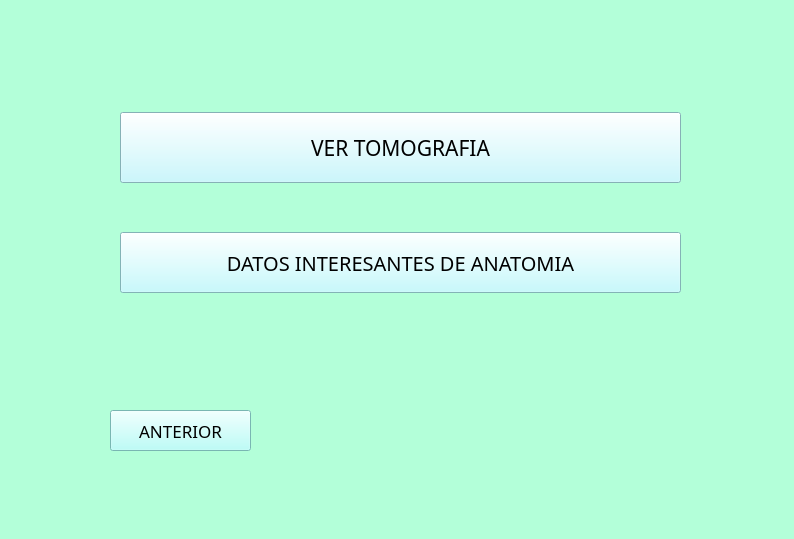
<?xml version="1.0" encoding="UTF-8"?>
<ui version="4.0">
 <class>MainWindow</class>
 <widget class="QMainWindow" name="MainWindow">
  <property name="geometry">
   <rect>
    <x>0</x>
    <y>0</y>
    <width>794</width>
    <height>539</height>
   </rect>
  </property>
  <property name="windowTitle">
   <string>MainWindow</string>
  </property>
  <property name="styleSheet">
   <string notr="true">background-color: rgb(179, 255, 217);</string>
  </property>
  <widget class="QWidget" name="centralwidget">
   <widget class="QPushButton" name="pushButton">
    <property name="geometry">
     <rect>
      <x>120</x>
      <y>112</y>
      <width>561</width>
      <height>71</height>
     </rect>
    </property>
    <property name="font">
     <font>
      <family>Yu Gothic UI Semilight</family>
      <pointsize>16</pointsize>
     </font>
    </property>
    <property name="styleSheet">
     <string notr="true">background-color: rgb(188, 248, 255);</string>
    </property>
    <property name="text">
     <string>VER TOMOGRAFIA</string>
    </property>
   </widget>
   <widget class="QPushButton" name="pushButton_2">
    <property name="geometry">
     <rect>
      <x>120</x>
      <y>232</y>
      <width>561</width>
      <height>61</height>
     </rect>
    </property>
    <property name="font">
     <font>
      <family>Yu Gothic UI Semilight</family>
      <pointsize>15</pointsize>
     </font>
    </property>
    <property name="styleSheet">
     <string notr="true">background-color: rgb(184, 251, 255);</string>
    </property>
    <property name="text">
     <string>DATOS INTERESANTES DE ANATOMIA</string>
    </property>
   </widget>
   <widget class="QPushButton" name="pushButton_3">
    <property name="geometry">
     <rect>
      <x>110</x>
      <y>410</y>
      <width>141</width>
      <height>41</height>
     </rect>
    </property>
    <property name="font">
     <font>
      <family>Yu Gothic UI Semilight</family>
      <pointsize>13</pointsize>
     </font>
    </property>
    <property name="styleSheet">
     <string notr="true">background-color: rgb(169, 255, 249);</string>
    </property>
    <property name="text">
     <string>ANTERIOR</string>
    </property>
   </widget>
  </widget>
  <widget class="QMenuBar" name="menubar">
   <property name="geometry">
    <rect>
     <x>0</x>
     <y>0</y>
     <width>794</width>
     <height>21</height>
    </rect>
   </property>
  </widget>
  <widget class="QStatusBar" name="statusbar"/>
 </widget>
 <resources/>
 <connections/>
</ui>
